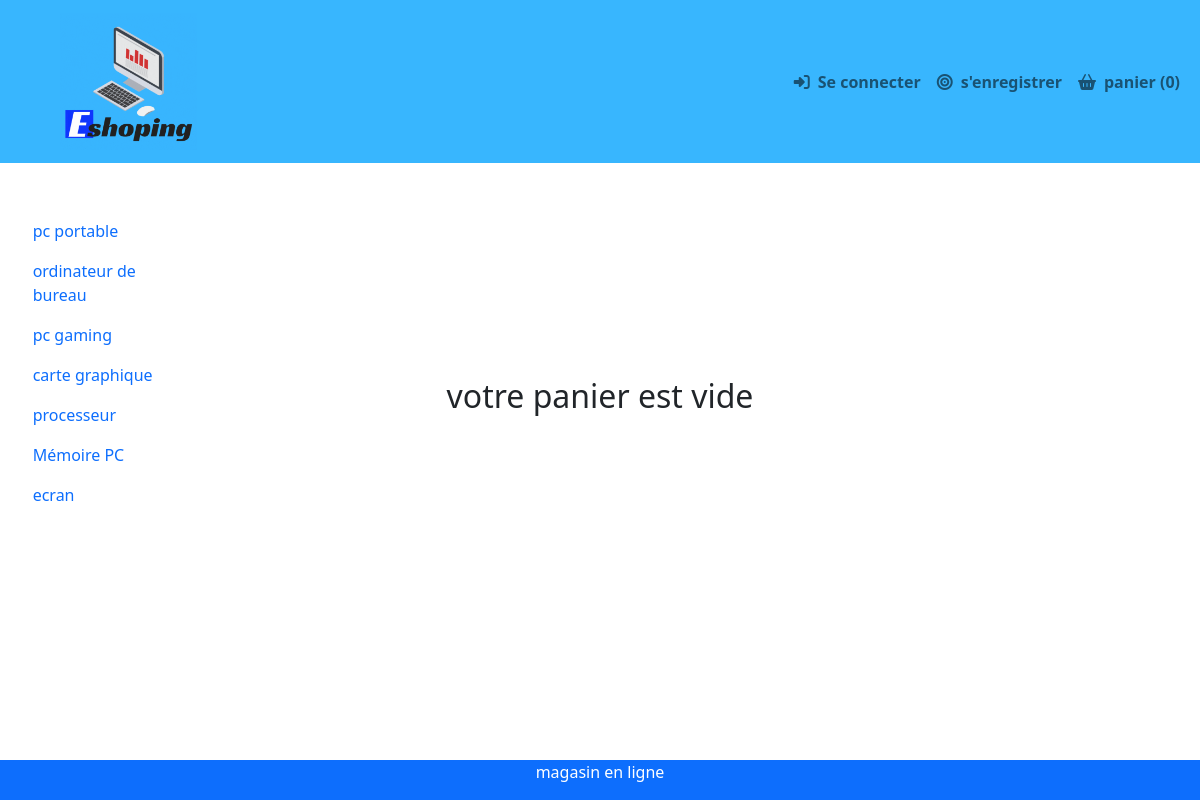
Page /src/pages/basket.php on the committed database.
### tables this page shows
CREATE TABLE IF NOT EXISTS `category` (
  `categoryId` int NOT NULL AUTO_INCREMENT,
  `typeProduct` varchar(50) DEFAULT NULL,
  PRIMARY KEY (`categoryId`)
);

### src/fonctions/dbCategorieFonctions.php (called while the page is built, shortened)
<?php
function getCategory()
{
    $bdd = bdd();
    try {
        $sql = "SELECT categoryId, typeProduct FROM category";
        $stmt = $bdd->prepare($sql);
        $stmt->execute();
        $result = $stmt->fetchAll(PDO::FETCH_OBJ);
    } catch (PDOException $e) {
        echo $e->getMessage();
        echo $e->getLine();
        exit();
    }
    return $result;
};

### src/common/listCategorie.php (the view)
<section class="d-flex mb-5">
  <aside class="col-2 d-inline-block">
    <ul class="nav flex-column offset-md-1 mt-5">
      <?php foreach (getCategory() as $value) : ?>
        <li class="nav-item">
          <a class="nav-link" href=<?php echo "../../src/pages/categories.php?id=" . $value->categoryId ?>><?php echo $value->typeProduct ?></a>
        </li>
      <?php endforeach?>
    </ul>
  </aside>

### rows in the picture
category: typeProduct "pc portable"
category: typeProduct "ordinateur de bureau"
category: typeProduct "pc gaming"
category: typeProduct "carte graphique"
category: typeProduct "processeur"
category: typeProduct "Mémoire PC"
category: typeProduct "ecran"

### other values in the picture
$basketA "0"
